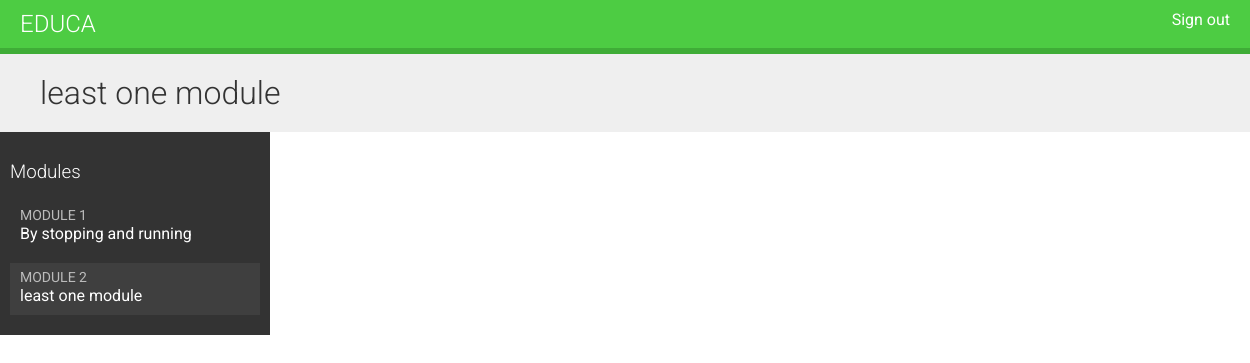
The app's page /students/course/6/17/ (signed in) with its own data.
### courses/models.py (models this page shows)
class Module(models.Model):
    course = models.ForeignKey(Course, related_name='modules', on_delete=models.CASCADE)
    title = models.CharField(max_length=200)
    description = models.TextField(blank=True)
    order = OrderField(blank=True, for_fields=['course'])
    class Meta:
        ordering = ['order']
    def __str__(self):
        return f'{self.order}. {self.title}'

### students/views.py (the view)
# urls.py: path('course/<pk>/', cache_page(60 * 15)(views.StudentCourseDetailView.as_view()), name='student_course_detail'),
class StudentCourseDetailView(DetailView):
    model = Course
    template_name = 'students/course/detail.html'
    def get_queryset(self):
        qs = super().get_queryset()
        return qs.filter(students__in=[self.request.user])
    def get_context_data(self, **kwargs):
        context = super().get_context_data(**kwargs)
        course = self.get_object()
        if 'module_id' in self.kwargs:
            context['module'] = course.modules.get(
                id=self.kwargs['module_id']
            )
        else:
            context['module'] = course.modules.all()[0]
        return context

### templates/students/course/detail.html (shortened to what this page needs)
{% extends 'base.html' %}
{% load cache %}
{% block content %}
    <h1>{{ module.title }}</h1>
    <div class="contents">
        <h3>Modules</h3>
        <ul id="modules">
            {% for m in object.modules.all %}
                <li data-id="{{ m.id }}" {% if m == module %}class="selected"{% endif %}>
                    <a href="{% url 'student_course_detail_module' object.id m.id %}">
                        <span>
                            Module <span class="order">{{ m.order|add:1 }}</span>
                        </span>
                        <br>
                        {{ m.title }}
                    </a>
                </li>
            {% empty %}
                <li>No modules yet.</li>
            {% endfor %}
        </ul>
    </div>
    <div class="module">
    </div>
{% endblock content %}

### courses/static/css/base.css (style rules this page uses)
body { margin:0; font-family:'Roboto', sans-serif; font-weight:400; color:#333; }
a { color:#3fad37; text-decoration:none; }
ul { float:left; }
h1, h2, h3, h4, h5, h6 { font-family:'Roboto', sans-serif; font-weight:300; }
h1 { background:#efefef; width:100%; overflow:auto; padding:20px 0 20px 40px; margin:0; }
.module { padding:10px 20px; float:left; width:600px; }
.contents { width:20%; padding:10px; float:left; background:#333; color: #fff; font-family:'Roboto', sans-serif; }
.contents ul { list-style:none; margin:0; padding:0; width:100%; }
.contents ul li { margin:0 0 10px 0; padding:4px 10px 10px; overflow:auto; cursor:move; }
.contents ul li.selected { background:#3f3f3f; }
.contents ul span { text-transform:uppercase; color:#bbb; font-size:14px; }
.contents ul a { display:block; color:#fff; text-decoration:none; }

### records on screen
Module: title "least one module", order|add "2"
Module: order|add "1", title "By stopping and running"
